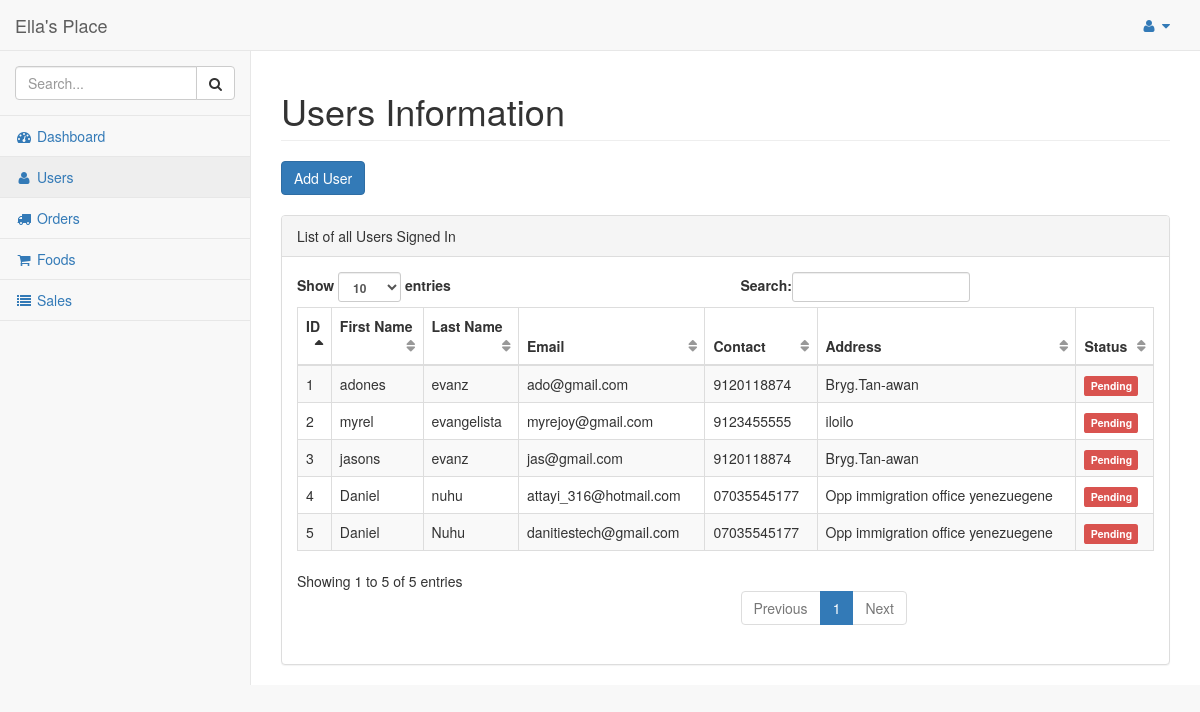
The page /dashboard/admin/users/ (signed in) on the database its author committed.
### hotel/models.py (models this page shows)
class Customer(models.Model):
    pending = 'Pending'
    verified = 'Verified'
    STATUS = (
        (pending,pending),
        (verified,verified),
    )
    customer = models.ForeignKey(User, on_delete=models.CASCADE)
    address = models.TextField()
    contact = models.CharField(max_length = 10)
    orders = models.IntegerField(default=0)
    total_sale = models.IntegerField(default=0)
    def __str__(self):
        return self.customer.first_name + " " + self.customer.last_name

### hotel/views.py (the view)
# urls.py: url(r'^dashboard/admin/users/$', views.users_admin, name='users_admin'),
@login_required
@staff_member_required
def users_admin(request):
    customers = Customer.objects.filter()
    print(customers)
    return render(request, 'admin_temp/users.html', {'users':customers})

### hotel/templates/admin_temp/users.html (shortened to what this page needs)
{% load staticfiles %}
{% include "includes/base.html" %}
{% include "includes/navbarheader.html" %}
{% include "includes/navtop.html"%}
{% include "includes/sidemenu.html" %}
        </nav>
        <div id="page-wrapper">
            <div class="row">
                <div class="col-lg-12">
                    <h1 class="page-header">Users Information</h1>
                    <button type="button" class="btn btn-primary" data-toggle="modal" data-target="#myModal">
                        Add User
                    </button>
                </div>
            </div>
            <br/>
            <div class="row">
                <div class="col-lg-12">
                    <div class="panel panel-default">
                        <div class="panel-heading">
                            List of all Users Signed In
                        </div>
                        <div class="panel-body">
                            <table width="100%" class="table table-striped table-bordered table-hover" id="dataTables-example">
                                <thead>
                                    <tr>
                                        <th>ID</th>
                                        <th>First Name</th>
                                        <th>Last Name</th>
                                        <th>Email</th>
                                        <th>Contact</th>
                                        <th>Address</th>
                                        <th>Status</th>
                                    </tr>
                                </thead>
                                <tbody>
                                    {% for user in users %}
                                    <tr>
                                        <td>{{user.id}}</td>
                                        <td>{{user.customer.first_name}}</td>
                                        <td>{{user.customer.last_name}}</td>
                                        <td>{{user.customer.email}}</td>
                                        <td>{{user.contact}}</td>
                                        <td>{{user.address}}</td>
                                        <td>{% if user.status == 'Verified' %}
                                        <span class="label label-success">Verified</span>
                                        {% else %}
                                        <span class="label label-danger">Pending</span>
                                        {% endif %}
                                        </td>
                                    </tr>
                                    {%  endfor %}
                                </tbody>
                            </table>
                        </div>
                    </div>
                </div>
            </div>
        </div>
    </div>
</body>
</html>

### rows shown on the page
Customer: id "1", customer.first_name "adones", customer.last_name "evanz", customer.email "ado@gmail.com", contact "9120118874", address "Bryg.Tan-awan"
Customer: id "2", customer.first_name "myrel", customer.last_name "evangelista", customer.email "myrejoy@gmail.com", contact "9123455555", address "iloilo"
Customer: id "3", customer.first_name "jasons", customer.last_name "evanz", customer.email "jas@gmail.com", contact "9120118874", address "Bryg.Tan-awan"
Customer: id "4", customer.first_name "Daniel", customer.last_name "nuhu", customer.email "attayi_316@hotmail.com", contact "07035545177", address "Opp immigration office yenezuegene"
Customer: id "5", customer.first_name "Daniel", customer.last_name "Nuhu", customer.email "danitiestech@gmail.com", contact "07035545177", address "Opp immigration office yenezuegene"
